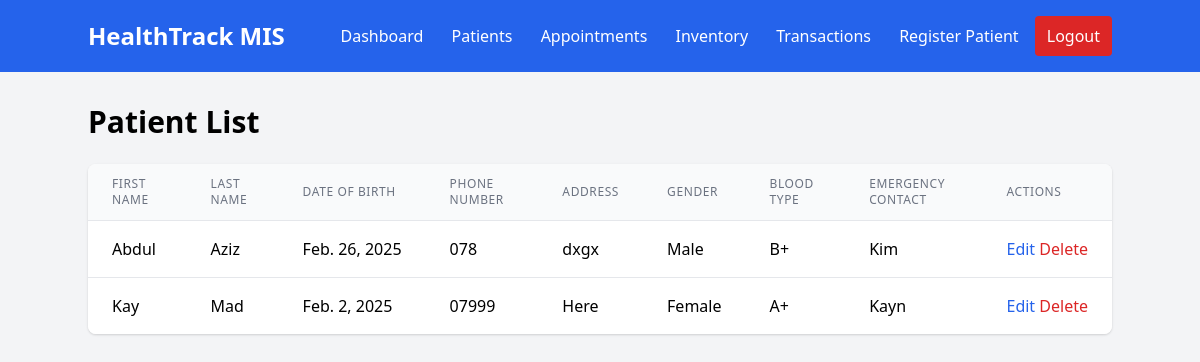
The app's page /patients/ (signed in), older data.
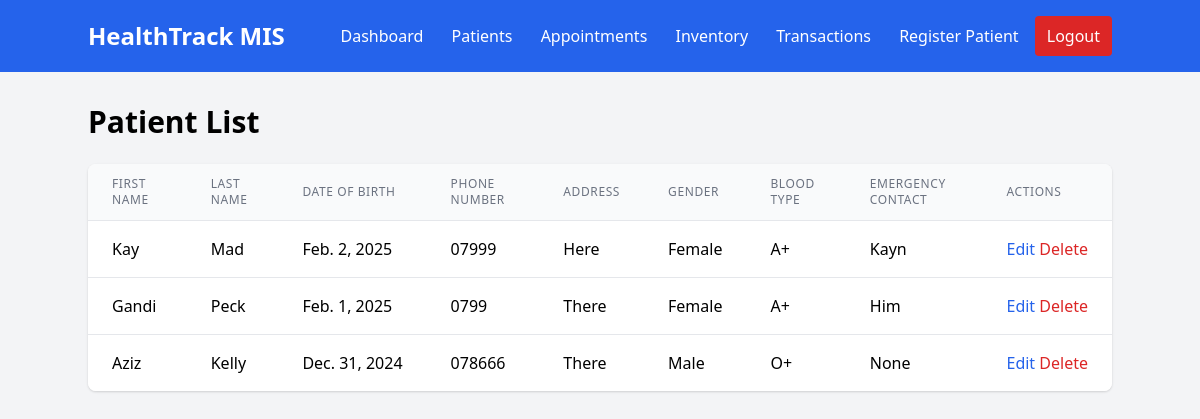
The same page, newer data.
### core/models.py (models this page shows, shortened)
class Patient(models.Model):
    first_name = models.CharField(max_length=100)
    last_name = models.CharField(max_length=100)
    date_of_birth = models.DateField()
    phone_number = models.CharField(max_length=15)
    address = models.TextField()
    gender = models.CharField(max_length=10, choices=[
        ('Male', 'Male'),
        ('Female', 'Female'),
        ('Other', 'Other'),
    ])
    blood_type = models.CharField(max_length=5, blank=True, null=True)
    emergency_contact = models.CharField(max_length=15, blank=True, null=True)

### core/views.py (the view)
# urls.py: path('patients/', views.patient_list, name='patient_list'),
@never_cache
@login_required
def patient_list(request):
    patients = Patient.objects.all()
    return render(request, 'core/patient_list.html', {'patients': patients})

### templates/core/patient_list.html (shortened to what this page needs)
{% extends 'core/base.html' %} {% block content %}
<h1 class="text-3xl font-bold mb-6">Patient List</h1>
<div class="bg-white shadow overflow-hidden sm:rounded-lg">
  <table class="min-w-full divide-y divide-gray-200">
    <thead class="bg-gray-50">
      <tr>
        <th
          class="px-6 py-3 text-left text-xs font-medium text-gray-500 uppercase tracking-wider"
        >
          First Name
        </th>
        <th
          class="px-6 py-3 text-left text-xs font-medium text-gray-500 uppercase tracking-wider"
        >
          Last Name
        </th>
        <th
          class="px-6 py-3 text-left text-xs font-medium text-gray-500 uppercase tracking-wider"
        >
          Date of Birth
        </th>
        <th
          class="px-6 py-3 text-left text-xs font-medium text-gray-500 uppercase tracking-wider"
        >
          Phone Number
        </th>
        <th
          class="px-6 py-3 text-left text-xs font-medium text-gray-500 uppercase tracking-wider"
        >
          Address
        </th>
        <th
          class="px-6 py-3 text-left text-xs font-medium text-gray-500 uppercase tracking-wider"
        >
          Gender
        </th>
        <th
          class="px-6 py-3 text-left text-xs font-medium text-gray-500 uppercase tracking-wider"
        >
          Blood Type
        </th>
        <th
          class="px-6 py-3 text-left text-xs font-medium text-gray-500 uppercase tracking-wider"
        >
          Emergency Contact
        </th>
        <th
          class="px-6 py-3 text-left text-xs font-medium text-gray-500 uppercase tracking-wider"
        >
          Actions
        </th>
      </tr>
    </thead>
    <tbody class="bg-white divide-y divide-gray-200">
      {% for patient in patients %}
      <tr>
        <td class="px-6 py-4 whitespace-nowrap">{{ patient.first_name }}</td>
        <td class="px-6 py-4 whitespace-nowrap">{{ patient.last_name }}</td>
        <td class="px-6 py-4 whitespace-nowrap">{{ patient.date_of_birth }}</td>
        <td class="px-6 py-4 whitespace-nowrap">{{ patient.phone_number }}</td>
        <td class="px-6 py-4 whitespace-nowrap">{{ patient.address }}</td>
        <td class="px-6 py-4 whitespace-nowrap">{{ patient.gender }}</td>
        <td class="px-6 py-4 whitespace-nowrap">{{ patient.blood_type }}</td>
        <td class="px-6 py-4 whitespace-nowrap">
          {{ patient.emergency_contact }}
        </td>
        <td class="px-6 py-4 whitespace-nowrap">
          <a
            href="{% url 'edit_patient' patient.id %}"
            class="text-blue-600 hover:text-blue-900"
            >Edit</a
          >
          <form
            action="{% url 'delete_patient' patient.id %}"
            method="post"
            class="inline"
          >
            <button type="submit" class="text-red-600 hover:text-red-900">
              Delete
            </button>
          </form>
        </td>
      </tr>
      {% empty %}
      <tr>
        <td colspan="9" class="px-6 py-4 whitespace-nowrap text-center">
          No patients found.
        </td>
      </tr>
      {% endfor %}
    </tbody>
  </table>
</div>
{% endblock %}

### templates/core/base.html (shortened to what this page needs)
<!DOCTYPE html>
<html lang="en">
  <head>
    <link
      href="https://cdn.jsdelivr.net/npm/tailwindcss@2.2.19/dist/tailwind.min.css"
      rel="stylesheet"
    />
  </head>
  <body class="bg-gray-100">
    <nav class="bg-blue-600 text-white p-4">
      <div class="container mx-auto flex justify-between items-center">
        <a href="{% url 'dashboard' %}" class="text-2xl font-bold"
          >HealthTrack MIS</a
        >
        <div>
          <a
            href="{% url 'dashboard' %}"
            class="px-3 py-2 rounded hover:bg-blue-700"
            >Dashboard</a
          >
          <a
            href="{% url 'patient_list' %}"
            class="px-3 py-2 rounded hover:bg-blue-700"
            >Patients</a
          >
          <a
            href="{% url 'appointment_list' %}"
            class="px-3 py-2 rounded hover:bg-blue-700"
            >Appointments</a
          >
          <a
            href="{% url 'inventory_list' %}"
            class="px-3 py-2 rounded hover:bg-blue-700"
            >Inventory</a
          >
          <a
            href="{% url 'transaction_list' %}"
            class="px-3 py-2 rounded hover:bg-blue-700"
            >Transactions</a
          >
          <a
            href="{% url 'register_patient' %}"
            class="px-3 py-2 rounded hover:bg-blue-700"
            >Register Patient</a
          >
          <form
            action="{% url 'logout' %}"
            method="post"
            style="display: inline"
          >
            <button
              type="submit"
              class="px-3 py-2 rounded bg-red-600 hover:bg-red-700"
            >
              Logout
            </button>
          </form>
        </div>
      </div>
    </nav>
    <main class="container mx-auto mt-8">
      {% block content %} {% endblock %}
    </main>
  </body>
</html>

Row changes from the older to the newer data that the page shows:
removed Patient: first_name "Abdul", last_name "Aziz", date_of_birth "Feb. 26, 2025", phone_number "078", address "dxgx", gender "Male", blood_type "B+", emergency_contact "Kim"
added Patient: first_name "Gandi", last_name "Peck", date_of_birth "Feb. 1, 2025", phone_number "0799", address "There", gender "Female", blood_type "A+", emergency_contact "Him"
added Patient: first_name "Aziz", last_name "Kelly", date_of_birth "Dec. 31, 2024", phone_number "078666", address "There", gender "Male", blood_type "O+", emergency_contact "None"
